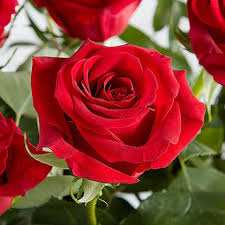
#> input picture practice_session/Computer Vision/images.jpg, 225 x 225 px
$ python twelve.py
#> lines starting #> are read from the running program, lines starting #| are printed output that depends on the picture; after the words box and inside, x2 and y2 are one past the last pixel; in counts of white or black regions, pixels touching at a corner belong together
#CODE 12

import cv2

img = cv2.imread("images.jpg")
#> img is the input picture: shape (225, 225, 3); mean B, G, R 49.2, 59.2, 139.6
gray = cv2.cvtColor(img, cv2.COLOR_BGR2GRAY)
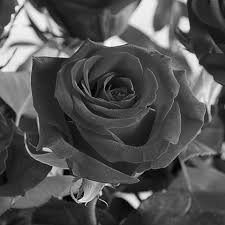
#> gray: shape (225, 225); min 0, max 253, mean 82.1

# Threshold
_, thresh = cv2.threshold(gray, 127, 255, cv2.THRESH_BINARY)
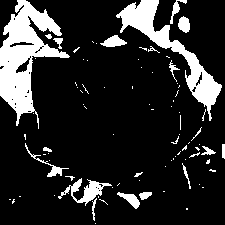
#> thresh: shape (225, 225); 16.4% white; 85 white regions (64 under 20 px)

# Find contours
contours, _ = cv2.findContours(thresh, cv2.RETR_TREE, cv2.CHAIN_APPROX_SIMPLE)
#> contours = 113 contours, 95 with area under 20; largest, box (x1, y1, x2, y2) and area: (0, 0, 70, 129) 3664, (116, 0, 222, 121) 2338, (58, 178, 112, 206) 405, (100, 35, 127, 47) 158, (117, 192, 140, 209) 143

# Draw contours
cv2.drawContours(img, contours, -1, (0, 255, 0), 2)
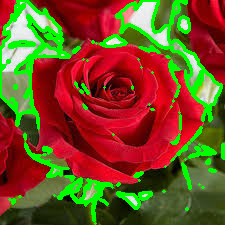
#> img: shape (225, 225, 3); 14.87% of pixels changed, all inside (x1, y1, x2, y2) = (0, 0, 225, 225)

cv2.imshow("Contours", img)
cv2.waitKey(0)
cv2.destroyAllWindows()
